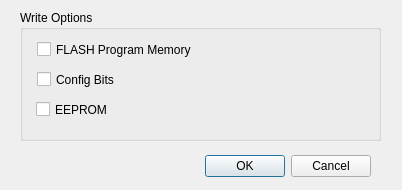
<?xml version="1.0" encoding="UTF-8"?>
<ui version="4.0">
 <class>Settings</class>
 <widget class="QDialog" name="Settings">
  <property name="geometry">
   <rect>
    <x>0</x>
    <y>0</y>
    <width>402</width>
    <height>190</height>
   </rect>
  </property>
  <property name="windowTitle">
   <string>Settings</string>
  </property>
  <property name="windowIcon">
   <iconset>
    <normaloff>:/MainWindow/img/microchip.png</normaloff>:/MainWindow/img/microchip.png</iconset>
  </property>
  <widget class="QDialogButtonBox" name="buttonBox">
   <property name="geometry">
    <rect>
     <x>30</x>
     <y>150</y>
     <width>341</width>
     <height>32</height>
    </rect>
   </property>
   <property name="orientation">
    <enum>Qt::Horizontal</enum>
   </property>
   <property name="standardButtons">
    <set>QDialogButtonBox::Cancel|QDialogButtonBox::Ok</set>
   </property>
  </widget>
  <widget class="QGroupBox" name="WriteOptionsGroupBox">
   <property name="geometry">
    <rect>
     <x>20</x>
     <y>10</y>
     <width>361</width>
     <height>131</height>
    </rect>
   </property>
   <property name="title">
    <string>Write Options</string>
   </property>
   <widget class="QCheckBox" name="FlashProgramMemorycheckBox">
    <property name="geometry">
     <rect>
      <x>17</x>
      <y>30</y>
      <width>201</width>
      <height>19</height>
     </rect>
    </property>
    <property name="text">
     <string>FLASH Program Memory</string>
    </property>
   </widget>
   <widget class="QCheckBox" name="ConfigBitsCheckBox">
    <property name="geometry">
     <rect>
      <x>17</x>
      <y>60</y>
      <width>201</width>
      <height>19</height>
     </rect>
    </property>
    <property name="text">
     <string>Config Bits</string>
    </property>
   </widget>
   <widget class="QCheckBox" name="EepromCheckBox">
    <property name="geometry">
     <rect>
      <x>16</x>
      <y>90</y>
      <width>201</width>
      <height>19</height>
     </rect>
    </property>
    <property name="text">
     <string>EEPROM</string>
    </property>
   </widget>
  </widget>
 </widget>
 <resources/>
 <connections>
  <connection>
   <sender>buttonBox</sender>
   <signal>accepted()</signal>
   <receiver>Settings</receiver>
   <slot>accept()</slot>
   <hints>
    <hint type="sourcelabel">
     <x>248</x>
     <y>254</y>
    </hint>
    <hint type="destinationlabel">
     <x>157</x>
     <y>274</y>
    </hint>
   </hints>
  </connection>
  <connection>
   <sender>buttonBox</sender>
   <signal>rejected()</signal>
   <receiver>Settings</receiver>
   <slot>reject()</slot>
   <hints>
    <hint type="sourcelabel">
     <x>316</x>
     <y>260</y>
    </hint>
    <hint type="destinationlabel">
     <x>286</x>
     <y>274</y>
    </hint>
   </hints>
  </connection>
 </connections>
</ui>
